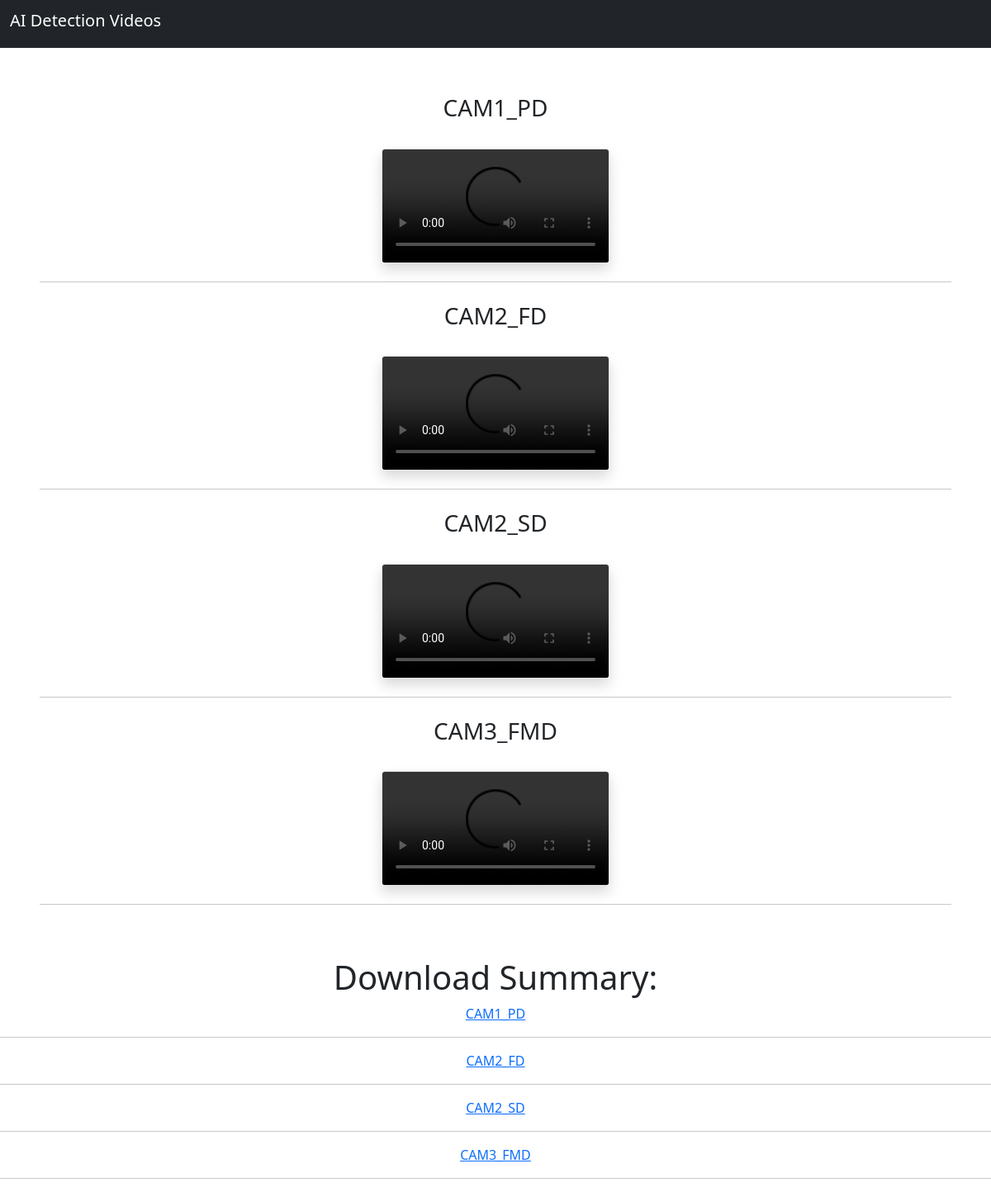
Before: / with the older database file.
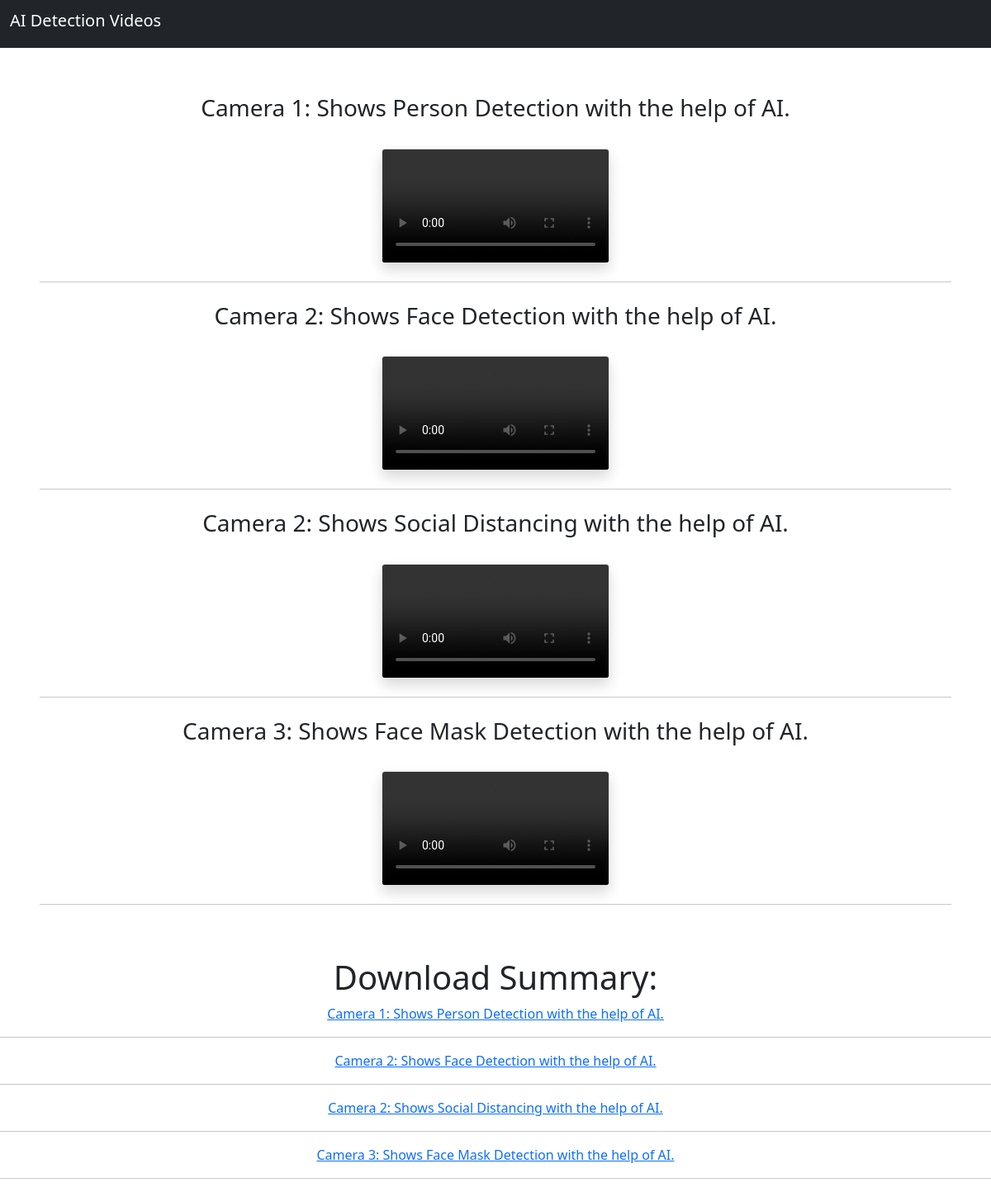
After: the same page with the newer database file.
### Player/models.py (models this page shows)
class Video(models.Model):
    caption=models.CharField(max_length=100)
    video=models.FileField(upload_to="Player/%y")
    def __str__(self):
        return self.caption

### Player/views.py (the view)
# urls.py: path('', views.index),
def index(request):
    video=Video.objects.all()
    return render(request, "index.html", {"video": video})

### Player/templates/index.html (shortened to what this page needs)
<!doctype html>
<html lang="en">
  <head>
    <link href="https://cdn.jsdelivr.net/npm/bootstrap@5.1.3/dist/css/bootstrap.min.css" rel="stylesheet">
  </head>
  <body>
    <nav class="navbar navbar-dark bg-dark">
      <div class="container-fluid">
        <h1 class="navbar-brand text-center">AI Detection Videos</h1>
      </div>
    </nav>
    <div class="d-flex flex-column p-5">
      {% for x in video %}
      <h3 class="text-center mt-2 mb-2">{{x.caption}}</h3>
      <br/>
      <center>
        <video class="embed-responsive embed-responsive-16by9 border shadow rounded col-3" controls="controls">
          <source src="{{x.video.url}}" type="video/mp4" />
        </video>
      </center>
      <hr/>
      {% endfor %}
    </div>
    <h1 class="text-center">Download Summary:</h1>
    <div class="text-center">
      {% for x in video %}
      <a href="{{x.video.url}}" download>{{x}}</a>
      <hr/>
      {% endfor %}
    </div>
  </body>
</html>

Changed rows visible on the page:
removed Video: caption "CAM1_PD"
removed Video: caption "CAM2_FD"
removed Video: caption "CAM2_SD"
removed Video: caption "CAM3_FMD"
added Video: caption "Camera 1: Shows Person Detection with the help of AI."
added Video: caption "Camera 2: Shows Face Detection with the help of AI."
added Video: caption "Camera 2: Shows Social Distancing with the help of AI."
added Video: caption "Camera 3: Shows Face Mask Detection with the help of AI."
